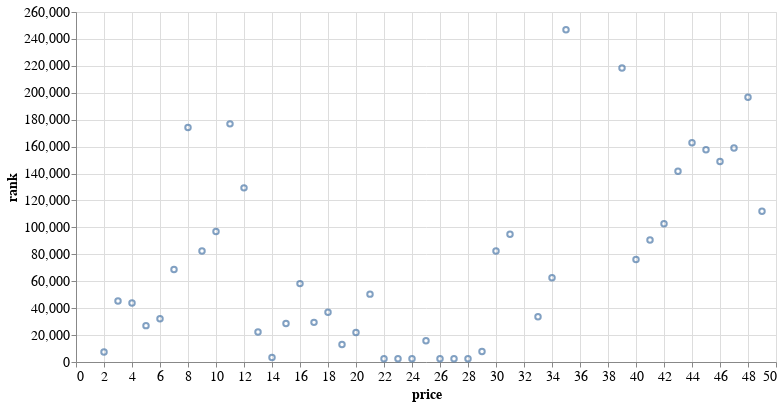

Notebook cell for this chart:
### Code cell
alt.Chart(price_rank_df).mark_point().encode(
    x=alt.X('price:Q', scale=alt.Scale(zero=False)),
    y=alt.Y('rank:Q', scale=alt.Scale(zero=False))
).properties(width=700, height=350).configure_axis(
    labelFontSize=14,
    titleFontSize=14
)

### Figure 1 — Vega-Lite specification as saved in the notebook (floating-point values rounded to 4 significant figures)
{"$schema": "https://vega.github.io/schema/vega-lite/v4.8.1.json", "config": {"axis": {"labelFontSize": 14, "titleFontSize": 14}, "view": {"continuousHeight": 300, "continuousWidth": 400}}, "data": {"name": "data-71aec21113d321da549d16ee3a626725"}, "datasets": {"data-71aec21113d321da549d16ee3a626725": [{"price": 2, "rank": 7493}, {"price": 3, "rank": 45263}, {"price": 4, "rank": 43795}, {"price": 5, "rank": 27020.0}, {"price": 6, "rank": 32110.0}, {"price": 7, "rank": 68650.0}, {"price": 8, "rank": 174219}, {"price": 9, "rank": 82435}, {"price": 10, "rank": 96970.0}, {"price": 11, "rank": 176900.0}, {"price": 12, "rank": 129400.0}, {"price": 13, "rank": 22231}, {"price": 14, "rank": 3296.0}, {"price": 15, "rank": 28650.0}, {"price": 16, "rank": 58230.0}, {"price": 17, "rank": 29440.0}, {"price": 18, "rank": 37020.0}, {"price": 19, "rank": 13050.0}, {"price": 20, "rank": 21910.0}, {"price": 21, "rank": 50420.0}, {"price": 22, "rank": 2436.0}, {"price": 23, "rank": 2442.0}, {"price": 24, "rank": 2468}, {"price": 25, "rank": 15740.0}, {"price": 26, "rank": 2424.0}, {"price": 27, "rank": 2435.0}, {"price": 28, "rank": 2349.0}, {"price": 29, "rank": 7755.0}, {"price": 30, "rank": 82530.0}, {"price": 31, "rank": 94910.0}, {"price": 33, "rank": 33640.0}, {"price": 34, "rank": 62580.0}, {"price": 35, "rank": 246808}, {"price": 39, "rank": 218500.0}, {"price": 40, "rank": 76215}, {"price": 41, "rank": 90702}, {"price": 42, "rank": 102700.0}, {"price": 43, "rank": 141620}, {"price": 44, "rank": 162900.0}, {"price": 45, "rank": 157731}, {"price": 46, "rank": 149000.0}, {"price": 47, "rank": 159033}, {"price": 48, "rank": 196730}, {"price": 49, "rank": 112021}]}, "encoding": {"x": {"field": "price", "scale": {"zero": false}, "type": "quantitative"}, "y": {"field": "rank", "scale": {"zero": false}, "type": "quantitative"}}, "height": 350, "mark": "point", "width": 700}
